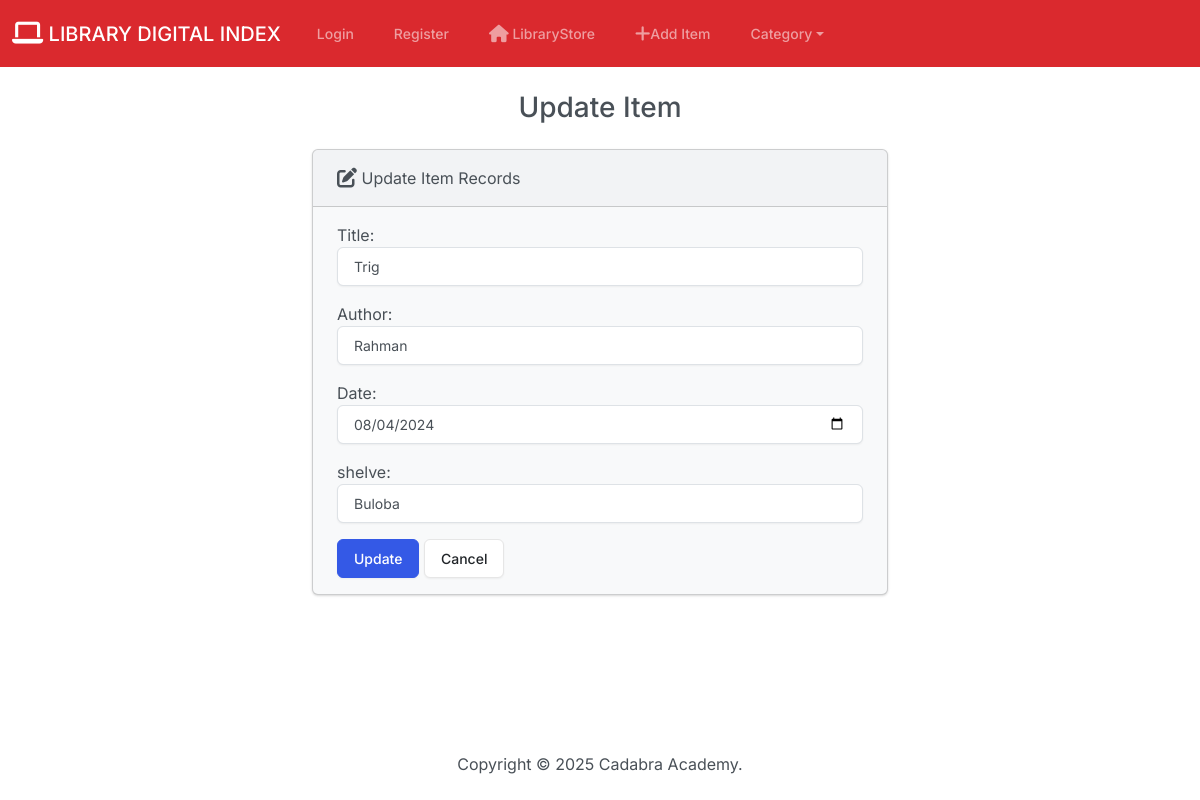
/edit/6, run on the app's committed database.
### students/models.py (models this page shows, shortened)
class Student(models.Model):
    title = models.CharField(max_length=50)
    author = models.CharField(max_length=50)
    date = models.DateField(default='2023-01-01')
    shelve = models.CharField(max_length=50)

### students/views.py (the view)
# urls.py: path('edit/<int:id>', views.edit, name='edit'),
def edit(request, id):
    if request.method == 'POST':
        student = Student.objects.get(pk=id)
        form = StudentForm(request.POST, instance=student)
        if form.is_valid():
            form.save()
            return render(request, 'edit.html', {
                'form': form,
                'success': True
            })
    else:
        student = Student.objects.get(pk=id)
        form = StudentForm(instance=student)
    return render(request, 'edit.html', {
        'form': form
    })

### students/forms.py
class StudentForm(forms.ModelForm):
    class Meta:
        model = Student
        fields = ['title', 'author', 'date', 'shelve']
        labels = {
            'title': 'Title',
            'author': 'Author',
            'date': 'Date',
            'shelve': 'shelve',
        }
        widgets = {
            'title': forms.TextInput(attrs={'class': 'form-control'}),
            'author': forms.TextInput(attrs={'class': 'form-control'}),
            'date': forms.DateInput(attrs={'type': 'date', 'class': 'form-control'}),
            'shelve': forms.TextInput(attrs={'class': 'form-control'}),
        }

### students/templates/edit.html (shortened to what this page needs)
{% extends "base.html" %}
{% block body %}
  <h3 class="text-center m-4">Update Item</h3>
  {% if success %}
    <div class="alert alert-success" role="alert">
        The Item updated successfully.
        <a href="{% url 'index' %}" class="alert-link">Go to Home Page</a>
    </div>
    {% else %}
      <div class="row justify-content-center">
        <div class="col-6">
            <div class="card bg-light mb-3">
                <div class="card-header">
                    <i class="fa-solid fa-pen-to-square fa-lg"></i> Update Item Records
                </div>
                <div class="card-body">
                    <form action="" method="POST">
                        {{ form.as_p }}
                        <button type="submit" class="btn btn-primary">Update</button>
                        <a href="{% url 'index' %}" class="btn btn-secondary">Cancel</a>
                    </form>
                </div>
              </div>
        </div>
      </div>
    {% endif %}
{% endblock %}

### data on the page
Student: title "Trig", author "Rahman", date "08/04/2024", shelve "Buloba"
